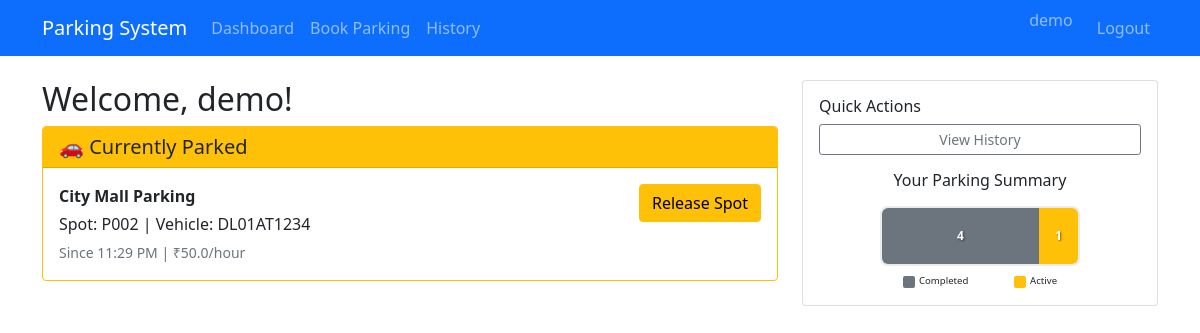
/dashboard (signed in), run on the app's committed database.
### models/database.py (models this page shows)
class ParkingLot(db.Model):
    id = db.Column(db.Integer, primary_key=True)
    location_name = db.Column(db.String(100), nullable=False)
    address = db.Column(db.Text, nullable=False)
    pin_code = db.Column(db.String(10), nullable=False)
    price_per_hour = db.Column(db.Float, nullable=False)
    max_spots = db.Column(db.Integer, nullable=False)
    available_spots = db.Column(db.Integer, nullable=False)
    created_at = db.Column(db.DateTime, default=datetime.utcnow)
    spots = db.relationship('ParkingSpot', backref='parking_lot', lazy=True, cascade='all, delete-orphan')

class ParkingSpot(db.Model):
    id = db.Column(db.Integer, primary_key=True)
    spot_number = db.Column(db.String(10), nullable=False)
    lot_id = db.Column(db.Integer, db.ForeignKey('parking_lot.id'), nullable=False)
    status = db.Column(db.String(1), default='A', nullable=False)  # A=Available, O=Occupied
    reservations = db.relationship('Reservation', backref='parking_spot', lazy=True, cascade='all, delete-orphan')

class Reservation(db.Model):
    id = db.Column(db.Integer, primary_key=True)
    user_id = db.Column(db.Integer, db.ForeignKey('user.id'), nullable=False)
    spot_id = db.Column(db.Integer, db.ForeignKey('parking_spot.id'), nullable=False)
    vehicle_number = db.Column(db.String(20), nullable=False)
    start_time = db.Column(db.DateTime, default=datetime.utcnow)
    end_time = db.Column(db.DateTime)
    total_cost = db.Column(db.Float, default=0.0)
    status = db.Column(db.String(20), default='Active')  # Active, Completed
    created_at = db.Column(db.DateTime, default=datetime.utcnow)

### controllers/user_controller.py (the view)
@user_bp.route('/dashboard')
def dashboard():
    if 'user_id' not in session:
        return redirect(url_for('main.login'))
    user_id = session['user_id']
    active_reservation = Reservation.query.filter_by(user_id=user_id, status='Active').first()
    recent_reservations = Reservation.query.filter_by(user_id=user_id).order_by(Reservation.created_at.desc()).limit(5).all()
    return render_template('user_dashboard.html',
                         active_reservation=active_reservation,
                         recent_reservations=recent_reservations)

### templates/user_dashboard.html (shortened to what this page needs)
{% extends "base.html" %}
{% block content %}
<div class="row">
    <div class="col-md-8">
        <h2>Welcome, {{ session.user_name }}!</h2>
        {% if active_reservation %}
        <div class="card border-warning">
            <div class="card-header bg-warning text-dark">
                <h5 class="mb-0">🚗 Currently Parked</h5>
            </div>
            <div class="card-body">
                <div class="row">
                    <div class="col-md-8">
                        <p class="mb-1"><strong>{{ active_reservation.parking_spot.parking_lot.location_name }}</strong></p>
                        <p class="mb-1">Spot: {{ active_reservation.parking_spot.spot_number }} | Vehicle: {{ active_reservation.vehicle_number }}</p>
                        <small class="text-muted">Since {{ active_reservation.start_time.strftime('%I:%M %p') }} | ₹{{ active_reservation.parking_spot.parking_lot.price_per_hour }}/hour</small>
                    </div>
                    <div class="col-md-4 text-end">
                        <a href="{{ url_for('user.release_parking', reservation_id=active_reservation.id) }}"
                           class="btn btn-warning">
                           Release Spot
                        </a>
                    </div>
                </div>
            </div>
        </div>
        {% endif %}
    </div>
    <div class="col-md-4">
        <div class="card">
            <div class="card-body">
                <h6>Quick Actions</h6>
                <div class="d-grid gap-2 mb-3">
                    <a href="{{ url_for('user.booking_history') }}" class="btn btn-outline-secondary btn-sm">View History</a>
                </div>
                <div class="text-center">
                    <h6 class="mb-3">Your Parking Summary</h6>
                    <div class="summary-chart">
                        {% set total_bookings = recent_reservations|length %}
                        {% set active_booking = 1 if active_reservation else 0 %}
                        {% set completed_bookings = total_bookings - active_booking %}
                        <div class="chart-container">
                            <div class="chart-segment completed" style="width: {{ (completed_bookings / total_bookings * 100) if total_bookings > 0 else 0 }}%">
                                <span class="segment-label">{{ completed_bookings }}</span>
                            </div>
                            <div class="chart-segment active" style="width: {{ (active_booking / total_bookings * 100) if total_bookings > 0 else 0 }}%">
                                <span class="segment-label">{{ active_booking }}</span>
                            </div>
                        </div>
                        <div class="chart-legend mt-2">
                            <div class="legend-item">
                                <span class="legend-color completed"></span>
                                <small>Completed</small>
                            </div>
                            <div class="legend-item">
                                <span class="legend-color active"></span>
                                <small>Active</small>
                            </div>
                        </div>
                    </div>
                </div>
            </div>
        </div>
    </div>
</div>
{% endblock %}

### templates/user_dashboard.html (style rules this page uses)
.summary-chart { margin: 0 auto; max-width: 200px; }
.chart-container { display: flex; height: 60px; border-radius: 8px; overflow: hidden; border: 2px solid #e9ecef; }
.chart-segment { display: flex; align-items: center; justify-content: center; color: white; font-weight: bold; font-size: 12px; min-width: 20px; transition: all 0.3s ease; }
.chart-segment.completed { background-color: #6c757d; }
.chart-segment.active { background-color: #ffc107; }
.segment-label { text-shadow: 1px 1px 2px rgba(0,0,0,0.5); }
.chart-legend { display: flex; justify-content: space-around; font-size: 11px; }
.legend-item { display: flex; align-items: center; gap: 4px; }
.legend-color { width: 12px; height: 12px; border-radius: 2px; }
.legend-color.completed { background-color: #6c757d; }
.legend-color.active { background-color: #ffc107; }

### data on the page
ParkingLot: parking_spot.parking_lot.location_name "City Mall Parking", parking_spot.parking_lot.price_per_hour "50.0"
ParkingSpot: parking_spot.spot_number "P002"
Reservation: vehicle_number "DL01AT1234", start_time "11:29 PM"

### other printed values
{{ session.user_name }} "demo"
{{ completed_bookings }} "4"
{{ active_booking }} "1"
